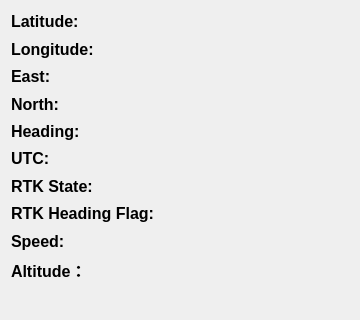
<?xml version="1.0" encoding="UTF-8"?>
<ui version="4.0">
 <class>Qdisplay</class>
 <widget class="QWidget" name="Qdisplay">
  <property name="geometry">
   <rect>
    <x>0</x>
    <y>0</y>
    <width>360</width>
    <height>320</height>
   </rect>
  </property>
  <property name="minimumSize">
   <size>
    <width>360</width>
    <height>320</height>
   </size>
  </property>
  <property name="windowTitle">
   <string>Form</string>
  </property>
  <property name="windowIcon">
   <iconset resource="apprcc.qrc">
    <normaloff>:/pic/images/15.png</normaloff>:/pic/images/15.png</iconset>
  </property>
  <layout class="QGridLayout" name="gridLayout">
   <item row="0" column="0">
    <layout class="QGridLayout" name="gridLayout_2" columnstretch="2,4">
     <property name="sizeConstraint">
      <enum>QLayout::SetDefaultConstraint</enum>
     </property>
     <item row="8" column="1">
      <widget class="QLabel" name="RTK_State_Text">
       <property name="font">
        <font>
         <family>SimSun-ExtB</family>
         <pointsize>10</pointsize>
         <weight>50</weight>
         <bold>false</bold>
        </font>
       </property>
       <property name="text">
        <string/>
       </property>
      </widget>
     </item>
     <item row="9" column="1">
      <widget class="QLabel" name="RTK_Heading_Flag_Text">
       <property name="font">
        <font>
         <family>SimSun-ExtB</family>
         <pointsize>10</pointsize>
         <weight>50</weight>
         <bold>false</bold>
        </font>
       </property>
       <property name="text">
        <string/>
       </property>
      </widget>
     </item>
     <item row="13" column="0">
      <widget class="QLabel" name="label_R10">
       <property name="font">
        <font>
         <pointsize>12</pointsize>
         <weight>75</weight>
         <bold>true</bold>
        </font>
       </property>
       <property name="text">
        <string>Altitude：</string>
       </property>
      </widget>
     </item>
     <item row="9" column="0">
      <widget class="QLabel" name="label_R8">
       <property name="font">
        <font>
         <pointsize>12</pointsize>
         <weight>75</weight>
         <bold>true</bold>
        </font>
       </property>
       <property name="text">
        <string>RTK Heading Flag:</string>
       </property>
      </widget>
     </item>
     <item row="8" column="0">
      <widget class="QLabel" name="label_R7">
       <property name="font">
        <font>
         <pointsize>12</pointsize>
         <weight>75</weight>
         <bold>true</bold>
        </font>
       </property>
       <property name="text">
        <string>RTK State:</string>
       </property>
      </widget>
     </item>
     <item row="10" column="0">
      <widget class="QLabel" name="label_R9">
       <property name="font">
        <font>
         <pointsize>12</pointsize>
         <weight>75</weight>
         <bold>true</bold>
        </font>
       </property>
       <property name="text">
        <string>Speed:</string>
       </property>
      </widget>
     </item>
     <item row="13" column="1">
      <widget class="QLabel" name="Altitude_Text">
       <property name="font">
        <font>
         <family>SimSun-ExtB</family>
         <pointsize>10</pointsize>
         <weight>50</weight>
         <bold>false</bold>
        </font>
       </property>
       <property name="text">
        <string/>
       </property>
      </widget>
     </item>
     <item row="5" column="1">
      <widget class="QLabel" name="UTC_Text">
       <property name="font">
        <font>
         <family>SimSun-ExtB</family>
         <pointsize>10</pointsize>
         <weight>50</weight>
         <bold>false</bold>
        </font>
       </property>
       <property name="text">
        <string/>
       </property>
      </widget>
     </item>
     <item row="4" column="1">
      <widget class="QLabel" name="Heading_Text">
       <property name="font">
        <font>
         <family>SimSun-ExtB</family>
         <pointsize>10</pointsize>
         <weight>50</weight>
         <bold>false</bold>
        </font>
       </property>
       <property name="text">
        <string/>
       </property>
      </widget>
     </item>
     <item row="2" column="0">
      <widget class="QLabel" name="label_R3">
       <property name="font">
        <font>
         <pointsize>12</pointsize>
         <weight>75</weight>
         <bold>true</bold>
        </font>
       </property>
       <property name="text">
        <string>East:</string>
       </property>
      </widget>
     </item>
     <item row="0" column="1">
      <widget class="QLabel" name="Latitude_Text">
       <property name="font">
        <font>
         <family>SimSun-ExtB</family>
         <pointsize>10</pointsize>
         <weight>50</weight>
         <bold>false</bold>
        </font>
       </property>
       <property name="text">
        <string/>
       </property>
      </widget>
     </item>
     <item row="1" column="0">
      <widget class="QLabel" name="label_R2">
       <property name="font">
        <font>
         <pointsize>12</pointsize>
         <weight>75</weight>
         <bold>true</bold>
        </font>
       </property>
       <property name="text">
        <string>Longitude:</string>
       </property>
      </widget>
     </item>
     <item row="1" column="1">
      <widget class="QLabel" name="Longitude_Text">
       <property name="font">
        <font>
         <family>SimSun-ExtB</family>
         <pointsize>10</pointsize>
         <weight>50</weight>
         <bold>false</bold>
        </font>
       </property>
       <property name="text">
        <string/>
       </property>
      </widget>
     </item>
     <item row="2" column="1">
      <widget class="QLabel" name="East_Text">
       <property name="font">
        <font>
         <family>SimSun-ExtB</family>
         <pointsize>10</pointsize>
         <weight>50</weight>
         <bold>false</bold>
        </font>
       </property>
       <property name="text">
        <string/>
       </property>
      </widget>
     </item>
     <item row="3" column="1">
      <widget class="QLabel" name="North_Text">
       <property name="font">
        <font>
         <family>SimSun-ExtB</family>
         <pointsize>10</pointsize>
         <weight>50</weight>
         <bold>false</bold>
        </font>
       </property>
       <property name="text">
        <string/>
       </property>
      </widget>
     </item>
     <item row="4" column="0">
      <widget class="QLabel" name="label_R5">
       <property name="font">
        <font>
         <pointsize>12</pointsize>
         <weight>75</weight>
         <bold>true</bold>
        </font>
       </property>
       <property name="text">
        <string>Heading:</string>
       </property>
      </widget>
     </item>
     <item row="3" column="0">
      <widget class="QLabel" name="label_R4">
       <property name="font">
        <font>
         <pointsize>12</pointsize>
         <weight>75</weight>
         <bold>true</bold>
        </font>
       </property>
       <property name="text">
        <string>North:</string>
       </property>
      </widget>
     </item>
     <item row="0" column="0">
      <widget class="QLabel" name="label_R1">
       <property name="font">
        <font>
         <pointsize>12</pointsize>
         <weight>75</weight>
         <bold>true</bold>
        </font>
       </property>
       <property name="text">
        <string>Latitude:</string>
       </property>
      </widget>
     </item>
     <item row="14" column="1">
      <widget class="QLabel" name="None_Text2_2">
       <property name="font">
        <font>
         <family>SimSun-ExtB</family>
         <pointsize>10</pointsize>
         <weight>50</weight>
         <bold>false</bold>
        </font>
       </property>
       <property name="text">
        <string/>
       </property>
      </widget>
     </item>
     <item row="5" column="0">
      <widget class="QLabel" name="label_R6">
       <property name="font">
        <font>
         <pointsize>12</pointsize>
         <weight>75</weight>
         <bold>true</bold>
        </font>
       </property>
       <property name="text">
        <string>UTC:</string>
       </property>
      </widget>
     </item>
     <item row="10" column="1">
      <widget class="QLabel" name="Speed_Text">
       <property name="font">
        <font>
         <family>SimSun-ExtB</family>
         <pointsize>10</pointsize>
         <weight>50</weight>
         <bold>false</bold>
        </font>
       </property>
       <property name="text">
        <string/>
       </property>
      </widget>
     </item>
     <item row="14" column="0">
      <widget class="QLabel" name="label_R11">
       <property name="font">
        <font>
         <pointsize>12</pointsize>
         <weight>75</weight>
         <bold>true</bold>
        </font>
       </property>
       <property name="text">
        <string/>
       </property>
      </widget>
     </item>
    </layout>
   </item>
  </layout>
 </widget>
 <resources>
  <include location="apprcc.qrc"/>
 </resources>
 <connections/>
</ui>
